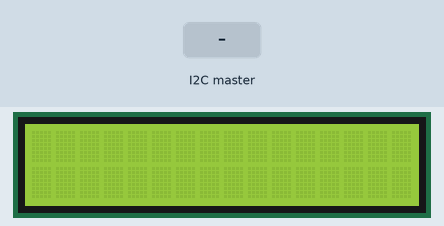
Simulated run of this sketch. Board: Arduino Uno, built with avr-gcc and run on an emulated ATmega328P. Parts: 16×2 character LCD. The inputs (shaded band) are chosen by the test bench. What the sketch prints to the serial monitor is not drawn.

Above: at 1.2 s.
1.3 s: the I2C master sends the byte 1
At 1.8 s:
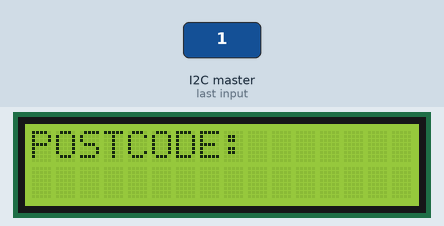
2.8 s: the I2C master sends the byte 0
4.3 s: the I2C master sends the byte 2
5.8 s: the I2C master sends the byte 90
At 6.3 s:
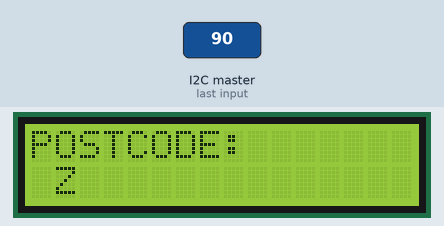
7.3 s: the I2C master sends the byte 200
At 8.5 s:
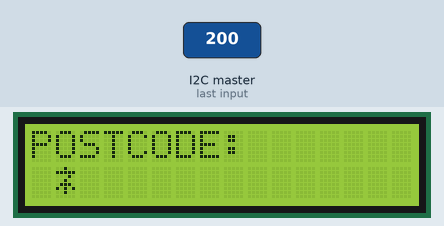
8.8 s: the I2C master sends "!"
At 9.8 s:
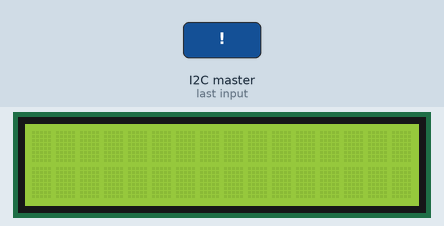
Timing chart, 0 to 11.3 s (numbered marks = the images above; inputs shaded):
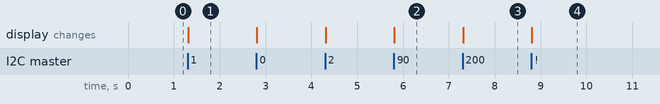

The sketch:

postcode_driver.ino
```cpp
/*
* Sarah Gallacher
*/

// include the library code:
#include <LiquidCrystal.h>
#include <Wire.h>

// initialize the library with the numbers of the interface pins
LiquidCrystal lcd(7, 8, 9, 10, 11, 12); //RS, E, D8, D9, D10, D11

int displayID = 222;

int positions[] = {1,5,9,13};

void setup() {
  Serial.begin(9600);

  // set up the LCD's number of columns and rows:
  lcd.begin(16, 2);

  //initialise WIRE
  Wire.begin(displayID);
  Wire.onReceive(handleEvent);

  Serial.print("slave initialised with ID: ");
  Serial.println(displayID);
}

void loop() {
  delay(100);
}

void handleEvent(int num){
  int index = 0;
  while(Wire.available()){
    char c = Wire.read();
    if(c == '!'){
      lcd.clear();  //turn off screen - blank postcode
      return;
    }else{
      showElement(index, c);
      index++;
    }
  }
  lcd.setCursor(0,0);
  lcd.print("POSTCODE:");
}

void showElement(int index, char element){
  lcd.setCursor(positions[index],1);
  lcd.print(element);
}
```

Measured:
- after the input at 1.3 s, the display: changes at once (image 1)
- after the input at 5.8 s, the display: changes at once (image 2)
- after the input at 7.3 s, the display: changes at once (image 3)
- after the input at 8.8 s, the display: changes at once (image 4)
